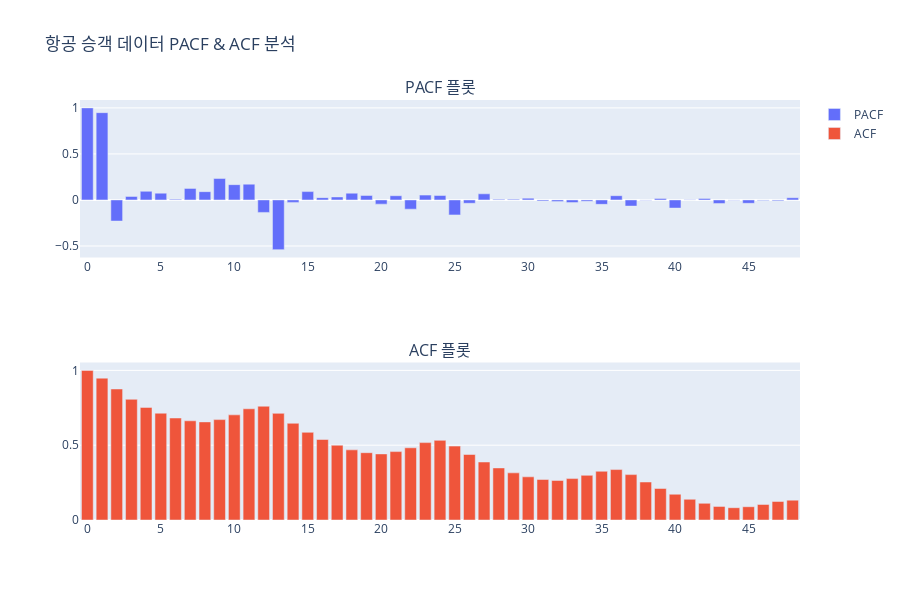

Notebook cell for this chart:
### Markdown cell above
### ✏️ 연습 문제 (Practice Problems)

1.  **항공 승객 데이터 PACF 분석**: 항공 승객 데이터의 '승객 수'에 대한 PACF를 `lags=48`로 계산하고, `plotly`를 사용하여 시각화해 보세요.
2.  **PACF 플롯 해석**: 생성된 PACF 플롯에서 통계적으로 유의미한 시차는 몇 개 보이나요? ACF 플롯과 비교했을 때 어떤 차이점이 있는지 설명해 보세요.

### Code cell
# 연습 문제 1번 & 2번 풀이 공간
from statsmodels.tsa.stattools import pacf, acf
from plotly.subplots import make_subplots
import plotly.graph_objects as go
import pandas as pd
import numpy as np

url = "https://raw.githubusercontent.com/jbrownlee/Datasets/master/airline-passengers.csv"
df_passengers = pd.read_csv(url, header=0, index_col=0, parse_dates=True)
df_passengers.columns = ["승객 수"]

# PACF와 ACF 값 계산
pacf_values = pacf(df_passengers['승객 수'], nlags=48, method='ywm')
acf_values = acf(df_passengers['승객 수'], nlags=48)

# 2개의 서브플롯 생성
fig = make_subplots(rows=2, cols=1, subplot_titles=['PACF 플롯', 'ACF 플롯'])

# PACF 플롯 추가
fig.add_trace(go.Bar(x=np.arange(len(pacf_values)), y=pacf_values, name='PACF'), row=1, col=1)

# ACF 플롯 추가
fig.add_trace(go.Bar(x=np.arange(len(acf_values)), y=acf_values, name='ACF'), row=2, col=1)

fig.update_layout(height=600, title_text="항공 승객 데이터 PACF & ACF 분석")
fig.show()

### Figure 1 — Plotly figure (JSON) as saved in the notebook; plotly's stock layout.template omitted (floating-point values rounded to 4 significant figures)
{"data": [{"name": "PACF", "type": "bar", "x": [0, 1, 2, 3, 4, 5, 6, 7, 8, 9, 10, 11, 12, 13, 14, 15, 16, 17, 18, 19, 20, 21, 22, 23, 24, 25, 26, 27, 28, 29, 30, 31, 32, 33, 34, 35, 36, 37, 38, 39, 40, 41, 42, 43, 44, 45, 46, 47, 48], "xaxis": "x", "y": [1.0, 0.948, -0.2294, 0.03815, 0.09379, 0.07361, 0.007728, 0.1256, 0.08995, 0.2325, 0.1661, 0.1713, -0.1354, -0.5397, -0.02661, 0.09076, 0.02496, 0.03252, 0.07343, 0.04844, -0.04554, 0.04575, -0.1002, 0.05243, 0.04801, -0.1627, -0.03614, 0.06642, 0.006176, 0.007537, 0.01935, -0.01025, -0.01831, -0.029, -0.0148, -0.04772, 0.0462, -0.0667, -0.002296, 0.0161, -0.08834, 0.002173, 0.01622, -0.03825, -0.003653, -0.03637, -0.005033, -0.009775, 0.02391], "yaxis": "y"}, {"name": "ACF", "type": "bar", "x": [0, 1, 2, 3, 4, 5, 6, 7, 8, 9, 10, 11, 12, 13, 14, 15, 16, 17, 18, 19, 20, 21, 22, 23, 24, 25, 26, 27, 28, 29, 30, 31, 32, 33, 34, 35, 36, 37, 38, 39, 40, 41, 42, 43, 44, 45, 46, 47, 48], "xaxis": "x2", "y": [1.0, 0.948, 0.8756, 0.8067, 0.7526, 0.7138, 0.6817, 0.6629, 0.6556, 0.6709, 0.7027, 0.7432, 0.7604, 0.7127, 0.6463, 0.5859, 0.538, 0.4997, 0.4687, 0.4499, 0.4416, 0.4572, 0.4825, 0.5171, 0.5322, 0.494, 0.4377, 0.3876, 0.348, 0.315, 0.2885, 0.2708, 0.2643, 0.2768, 0.2985, 0.3256, 0.337, 0.3033, 0.254, 0.2107, 0.1722, 0.1384, 0.1114, 0.09098, 0.08217, 0.08877, 0.1039, 0.1239, 0.1326], "yaxis": "y2"}], "layout": {"annotations": [{"font": {"size": 16}, "showarrow": false, "text": "PACF 플롯", "x": 0.5, "xanchor": "center", "xref": "paper", "y": 1, "yanchor": "bottom", "yref": "paper"}, {"font": {"size": 16}, "showarrow": false, "text": "ACF 플롯", "x": 0.5, "xanchor": "center", "xref": "paper", "y": 0.375, "yanchor": "bottom", "yref": "paper"}], "height": 600, "title": {"text": "항공 승객 데이터 PACF & ACF 분석"}, "xaxis": {"anchor": "y", "domain": [0, 1]}, "xaxis2": {"anchor": "y2", "domain": [0, 1]}, "yaxis": {"anchor": "x", "domain": [0.625, 1]}, "yaxis2": {"anchor": "x2", "domain": [0, 0.375]}}}
